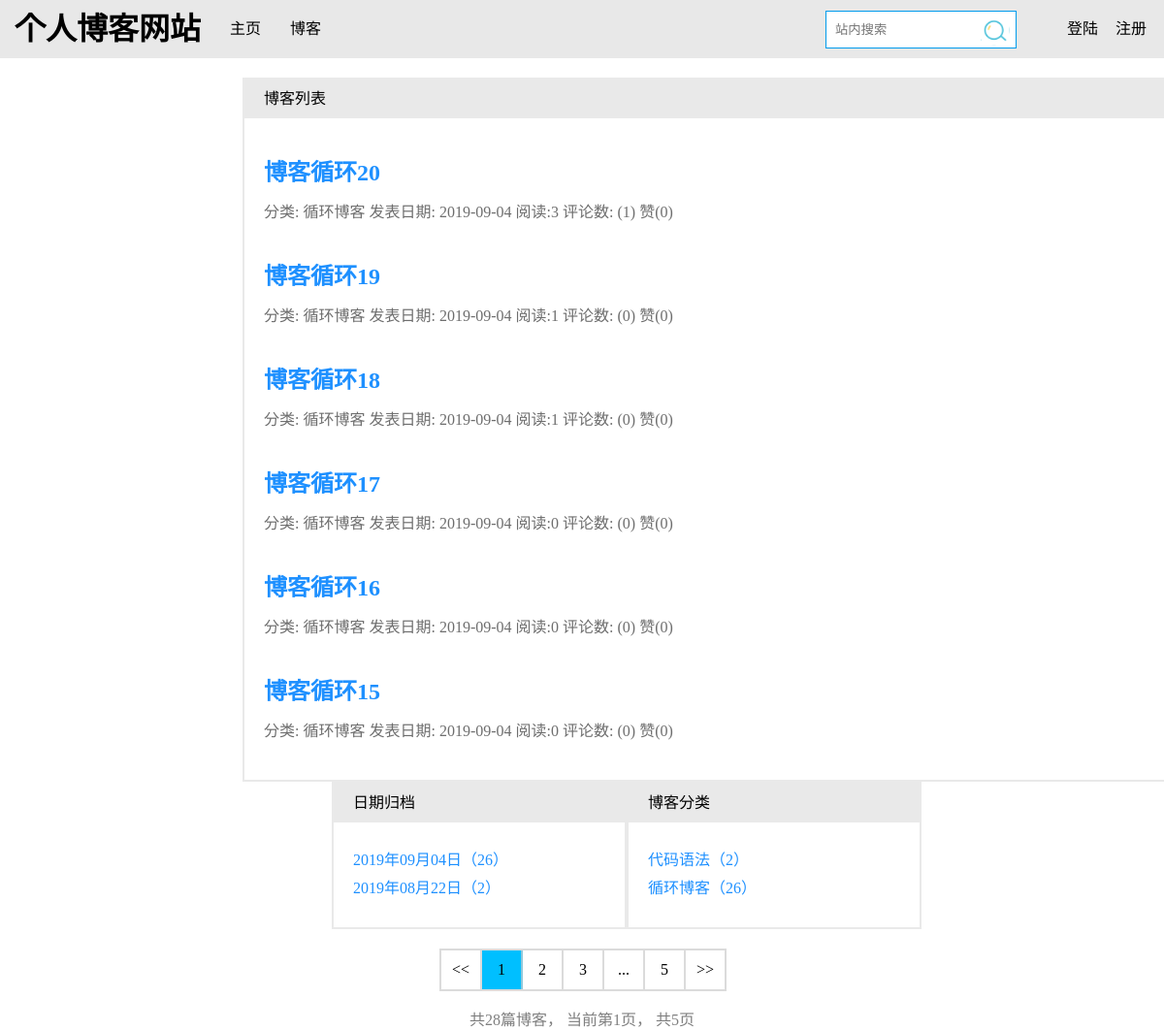
Screenshot of /blog/ with the database file from the repository.
### blog_app1/models.py (models this page shows, shortened)
class Blog(models.Model, ReadNumCountExpansion):                                # 继承自定义ReadNumCountExtension阅读计数扩展类
    title = models.CharField(verbose_name='标题', max_length=30, default='标题')
    content = RichTextUploadingField(config_name='ckeditor_all')
    author = models.ForeignKey(settings.AUTH_USER_MODEL, verbose_name='用户',  on_delete=models.CASCADE)
    blog_type = models.ForeignKey(Blog_type, verbose_name='分类', on_delete=models.CASCADE)       # 一对多关联，被关联对象通过.blog_set.all()属性方法，可以获取与之关联的QuerySet
    delete = models.BooleanField(default=True)
    generic_relation = GenericRelation(ReadDateNum)
    creation_time = models.DateTimeField(verbose_name='创建时间', auto_now_add=True)
    modify_time = models.DateTimeField(verbose_name='修改时间', auto_now=True)
    class Meta:
        ordering = ['-creation_time']
        verbose_name = '博客'
        verbose_name_plural = verbose_name

class Blog_type(models.Model):
    type = models.CharField(verbose_name='分类', max_length=20)
    delete = models.BooleanField(default=True)
    class Meta():
        verbose_name = '博客类型'
        verbose_name_plural = verbose_name

### read_statistics/models.py (models this page shows, shortened)
class ReadNum(models.Model):
    read_num = models.IntegerField(default=0)
    content_type = models.ForeignKey(ContentType, on_delete=models.CASCADE)      # 设置ContentType一对多关联
    object_id = models.PositiveIntegerField()                                       # 该对象保存Model对象pk
    content_object = GenericForeignKey('content_type', 'object_id')
    class Meta():
        verbose_name = '博客访问数量'
        verbose_name_plural = verbose_name

### likes/models.py (models this page shows, shortened)
class LikeCount(models.Model):
    content_type = models.ForeignKey(ContentType, on_delete=models.CASCADE)
    object_id = models.PositiveIntegerField()
    content_object = GenericForeignKey('content_type', 'object_id')
    like_num = models.IntegerField(default=0)       							# 点赞数量
    class Meta():
        verbose_name = '博客点赞总数'
        verbose_name_plural = '博客点赞总数'

### blog_app1/views.py (the view)
# urls.py: path('', views.blog_home, name='blog_home'),                                        # 博客主页
def blog_home(request):
    blogs_all_list = Blog.objects.filter(delete=True)                                                                   # 获取所有符合条件的Model对象，返回QuerySet
    blog_dates = Blog.objects.dates('creation_time', 'day', order='DESC')                                               # 获取不重复的年月日对象，并保存在列表中
    blog_date_dic = {}
    for blog_date in blog_dates:                                                                                        # 对获取到的不重复年月日对象，进行遍历
        blog_date_count = Blog.objects.filter(creation_time__year=blog_date.year,                                       # 遍历每执行一次，就筛选出所有指定的年份、月份、日份的Model对象，返回QuerySet，再通过.count()获取它的的长度
                            creation_time__month=blog_date.month, creation_time__day=blog_date.day).count()
        blog_date_dic[blog_date] = blog_date_count                                                                      # 遍历每执行一次，就将遍历到的当前datetime.date对象作为Key，筛选出的指定年月日QuerySet长度作为Value，保存在字典变量中
    data = get_blog_list_common_data(request, blogs_all_list)                                                           # 调用自定义分页器函数
    data['blog_dates'] = blog_date_dic                                                                                  # 保存不重复年月日datetime.date对象，以及其Model对象个数
    data['types'] = Blog_type.objects.annotate(blog_count=Count('blog'))                                                # 计算每个博客类型里的博客数量
    return render(request, 'blog_home.html', data)

### user/forms.py (shortened to what this page needs)
class LoginForm(forms.Form):
    username_or_email = forms.CharField(
        label='用户名',
        required=False,
        widget=forms.widgets.TextInput(
            attrs={
                'placeholder': '请输入用户名或密码'
            }
        )
    )
    password = forms.CharField(
        label='密码',
        required=False,
        widget=forms.widgets.PasswordInput(
            attrs={
                'placeholder': '请输入密码',
            }
        )
    )

### comment/templatetags/comment_tags.py (called while the page is built)
@register.simple_tag()
def get_blog_comment(obj):
    ct = ContentType.objects.get_for_model(Blog)
    return Comment.objects.filter(content_type=ct, object_id=obj.pk).count()

### likes/templatetags/likes_tags.py (called while the page is built)
@register.simple_tag
def get_like_count(obj):                             # obj形参接收当前被点赞实例对象
    ct = ContentType.objects.get_for_model(obj)
    like_count, create = LikeCount.objects.get_or_create(content_type=ct, object_id=obj.pk)     # 获取/创建当前被点赞对象的LikeCount模型实例。
    return like_count.like_num                       # 获取当前被点赞对象的点赞总数

### read_statistics/models.py (called while the page is built)
    def get_read_num(self):
        try:
            ct = ContentType.objects.get_for_model(self)                               # 获取ContentType实例对象
            readnum = ReadNum.objects.get(content_type=ct, object_id=self.pk)          # 获取ReadNum模型类中满足条件的实例对象
            return readnum.read_num                                                    # 返回当前实例的阅读数
        except exceptions.ObjectDoesNotExist:                                          # 因为没有访问过的博客获取不到readnum属性，所以获取不到该属性值。
            return 0                                                                   # 如果未被访问过的博客访问量显示0，就需要返会0

### user/form_user.py (called while the page is built)
def login_form(request):                   # 注意：request形参必须写
    return {'LoginForm': LoginForm()}

### blog_app1/templates/blog_home.html (shortened to what this page needs)
{% extends 'base.html' %}
{% load staticfiles %}
{% load comment_tags %}
{% load likes_tags %}
{% block external %}
	<link rel="stylesheet" href="{% static 'CSS/blog_home.css' %}" >
{% endblock %}
{% block content %}
    <div class="blog_home_content">
        <div class="blog_home_content_left">
        	<div class="blog_home_content_title">
                <p>博客列表</p>
            </div>
            <div class="blog_home_content_container">
                {% for blog in Blogs %}
                    <a href="{% url 'blog_detail' blog.pk %}" title="查看博客详情">
                        <h2>{{ blog.title }}</h2>
                    </a>
                    <div class="blog_home_content_container_text">
						分类: <a href="type/{{ blog.blog_type.pk }}" class="text_a" title="博客分类">{{ blog.blog_type.type }}</a>
                        <span>发表日期: {{ blog.creation_time|date:"Y-m-d" }}</span>
                        <span>阅读:{{ blog.get_read_num }}</span>
                        <span>评论数: ({% get_blog_comment blog %})</span>
                        <span>赞({% get_like_count blog %})</span>
                    </div>
                {% empty %}
                    <span style="display:inline-block;">目前没有文章，敬请期待</span>
                {% endfor %}
            </div>
        </div>
        <div class="blog_home_content_right">
            <div class="blog_home_content_title">
                <p>博客分类</p>
            </div>
            <ul class="blog_home_content_right_ul">
                {% for type in types %}
                <li>
                	<a href="{% url 'blog_type' type.pk %}">{{ type.type }}（{{ type.blog_count }}）</a>
                </li>
                {% endfor %}
            </ul>
        </div>
        <div class="blog_home_content_right">
            <div class="blog_home_content_title">
                <p>日期归档</p>
            </div>
            <ul class="blog_home_content_right_ul">
                {% for blog_date, blog_date_count in blog_dates.items %}
                <li>
                    <a href="{% url 'blog_date' blog_date.year blog_date.month blog_date.day %}">{{ blog_date|date:"Y年m月d日" }}（{{ blog_date_count }}）</a>
                </li>
                {% endfor %}
            </ul>
        </div>
    </div>
    <div class="my_blog_pag">
        <ul>
	        {% if pages.has_previous %}
	            <li><a href="?page={{ pages.previous_page_number }}"><<</a></li>
	        {% else %}
	            <li><span class="no_page"><<</span></li>
	        {% endif %}
	    	{% for page in page_range %}
	    		{% if page == pages.number %}
	    			<li class="current_page" style="background:deepskyblue;"><span >{{ page }}</span></li>
	    		{% elif page == "..." %}
	    			<li class="current_page"><span>{{ page }}</span></li>
	    		{% else %}
	    			<li><a href="?page={{ page }}">{{ page }}</a></li>
	    		{% endif %}
	    	{% endfor %}
	        {% if pages.has_next %}
	            <li><a href="?page={{ pages.next_page_number }}">>></a></li>
	        {% else %}
	            <li><span class="no_page">>></span></li>
	        {% endif %}
        </ul>
    </div>
    <div class="blog_page_details">
        <p>
          共{{ blogs.count }}篇博客，
          当前第{{ pages.number }}页，
          共{{ pages.paginator.num_pages }}页
        </p>
    </div>
{% endblock %}

### templates/base.html (shortened to what this page needs)
{% load staticfiles %}
{% load notifications_tags %}
<!DOCTYPE html>
<html lang="en">
    <head>
        {% block external %}{% endblock %}
        <link rel="stylesheet" href="{% static 'CSS/base.css' %}" >
    </head>
    <body>
        <div class="my_blog_base_top">
            <ul class="my_blog_base_one_link">
                <li class="log"><h1>个人博客网站</h1></li>
                <li><a href="/">主页</a></li>
                <li><a href="{% url 'blog_home' %}">博客</a></li>
            </ul>
            <ul class="my_blog_base_one_link_right">
                {% if not user.is_authenticated %}
                    <li><a href="{% url 'register' %}?from={{ request.get_full_path }}">注册</a></li>
                    <li><a href="{% url 'user_login' %}?from={{ request.get_full_path }}">登陆</a></li>
                {% endif %}
                <li class="web_seaech">
                    <form method="GET" action="{% url 'word_seaech' %}">
                        <input class="seaech" type="text" name="word" placeholder="站内搜索">
                        <button type="submit"></button>
                    </form>
                </li>
            </ul>
        </div>
		{% block content %}{% endblock %}
    </body>
</html>

### blog_app1/static/CSS/blog_home.css (style rules this page uses)
* { margin: 0; padding: 0; }
.blog_home_content { padding: 20px 250px; overflow: hidden; }
.blog_home_content .blog_home_content_left { width: 1000px; float: left; border: 2px rgba(217, 217, 217, 0.57) solid; }
.blog_home_content_container { margin: 0 20px 40px 20px; }
.blog_home_content_container a { text-decoration: none; }
.blog_home_content_container a h2 { display: inline-block; color: dodgerblue; margin-top: 1.5em; margin-bottom: 0.5em; }
.blog_home_content_container_text { color: #6e6e6e; }
.blog_home_content_container_text a { color: #6e6e6e; }
.blog_home_content_right { width: 300px; float: right; border: 2px rgba(217, 217, 217, 0.57) solid; }
.blog_home_content_title { padding-left: 20px; line-height: 40px; background: rgba(217, 217, 217, 0.57); }
.blog_home_content_right_ul { list-style: none; padding: 25px 20px; }
.blog_home_content_right_ul li:not(last-child) { margin-bottom: 0.3em; }
.blog_home_content_right_ul a { text-decoration: none; color: dodgerblue; }
.my_blog_pag ul { overflow: hidden; margin-left: 50%; list-style-type: none; padding: 0; border-style: solid; border-width: 2px 0 2px 2px; border-color: rgba(204, 204, 204, 0.71); text-align: center; user-select: none; }
.my_blog_pag ul li { float: left; width: 40px; height: 40px; border-right-style: solid; border-width: 2px; border-color: rgba(204, 204, 204, 0.71); }
.my_blog_pag ul li a { display: block; text-decoration: none; line-height: 40px; color: #000; }
.current_page { line-height: 40px; cursor: default; }
.blog_page_details { cursor: default; margin-top: 1em;; }
.blog_page_details p { text-align: center; color: rgba(0, 0, 0, 0.5); }
.my_blog_pag ul li .no_page { display: block; line-height: 40px; }

### static/CSS/base.css (style rules this page uses)
* { margin: 0; padding: 0; }
a { text-decoration: none; color: #000; }
ul { list-style-type: none; }
.my_blog_base_top { width: 100%; height: 60px; background-color: rgba(204, 204, 204, 0.45); overflow: hidden; }
.my_blog_base_one_link { overflow: hidden; float: left; }
.my_blog_base_one_link li { float: left; }
.my_blog_base_one_link .log { line-height: 60px; padding: 0 15px; }
.my_blog_base_one_link a { display: block; line-height: 60px; padding: 0 15px; }
.my_blog_base_one_link_right { position: absolute; top: 0; right: 0; }
.my_blog_base_one_link_right>li { float: right; line-height: 60px; text-align: center; margin-right: 18px; }
.web_seaech .seaech { outline: none; border: 1.5px solid #009bec; padding: 11px 9px; }
.web_seaech button { display: inline-block; width: 30px; height: 30px; background-color: transparent; background-image: url('../img/搜索.png'); background-size: cover; outline: none; border-color: transparent; transform: translate(-41px,10px); cursor: pointer; }

### rows the page displays
Blog: title "博客循环20", blog_type.type "循环博客", creation_time "2019-09-04", get_read_num "3", id "1", id.like_num "0"
Blog: title "博客循环19", blog_type.type "循环博客", creation_time "2019-09-04", get_read_num "1", id "0", id.like_num "0"
Blog: title "博客循环18", blog_type.type "循环博客", creation_time "2019-09-04", get_read_num "1", id "0", id.like_num "0"
Blog: title "博客循环17", blog_type.type "循环博客", creation_time "2019-09-04", get_read_num "0", id "0", id.like_num "0"
Blog: title "博客循环16", blog_type.type "循环博客", creation_time "2019-09-04", get_read_num "0", id "0", id.like_num "0"
Blog: title "博客循环15", blog_type.type "循环博客", creation_time "2019-09-04", get_read_num "0", id "0", id.like_num "0"
Blog_type: type "代码语法", blog_count "2"
Blog_type: type "循环博客", blog_count "26"

### other values shown
{{ blog_date|date:"Y年m月d日" }} "2019年09月04日" "2019年08月22日"
{{ blog_date_count }} "26" "2"
{{ page }} "1"
{{ page }} "2" "3" "5"
{{ page }} "..."
{{ blogs.count }} "28"
{{ pages.number }} "1"
{{ pages.paginator.num_pages }} "5"
